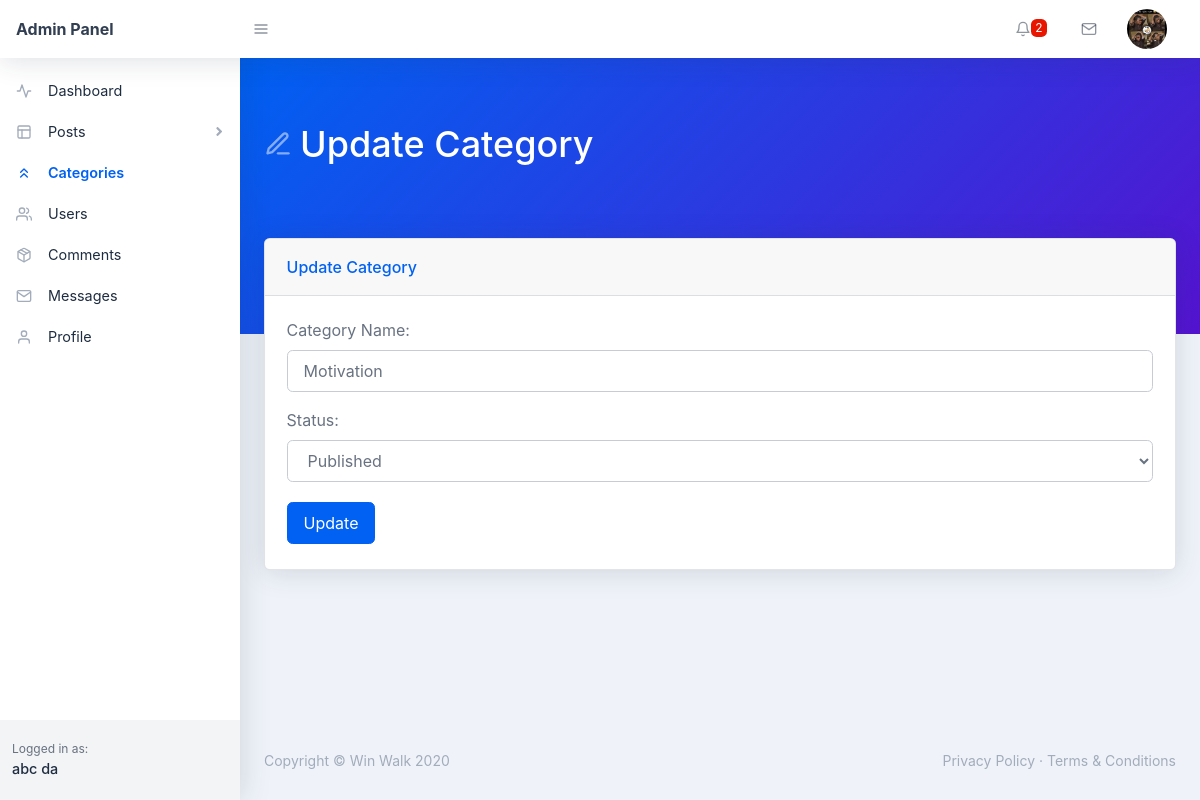
/backend/edit-category.php?id=1 (signed in), run on the app's committed database.
### tables this page shows
CREATE TABLE `users` (
  `user_id` int(11) NOT NULL,
  `user_name` varchar(255) NOT NULL,
  `user_nickname` varchar(255) NOT NULL,
  `user_email` varchar(255) NOT NULL,
  `user_password` varchar(255) NOT NULL,
  `user_photo` text NOT NULL,
  `registered_on` varchar(255) NOT NULL,
  `user_role` varchar(255) NOT NULL DEFAULT 'Subscriber'
);

CREATE TABLE `categories` (
  `category_id` int(11) NOT NULL,
  `category_name` varchar(255) NOT NULL,
  `category_total_posts` int(11) NOT NULL,
  `total_post_views` int(11) NOT NULL,
  `category_status` varchar(11) NOT NULL DEFAULT 'Published',
  `created_on` varchar(255) NOT NULL,
  `created_by` varchar(255) NOT NULL
);

### backend/edit-category.php (the view, shortened to what this page needs)
<?php require_once('./includes/header.php'); ?>
    <body class="nav-fixed">
       <?php require_once('./includes/top-navbar.php');?>
        <div id="layoutSidenav">
            <div id="layoutSidenav_nav">
                <?php
                   $curr_page = basename(__FILE__);
                   require_once('./includes/left-sidebar.php');
               ?>
            </div>
            <div id="layoutSidenav_content">
                <main>
                    <div class="page-header pb-10 page-header-dark bg-gradient-primary-to-secondary">
                        <div class="container-fluid">
                            <div class="page-header-content">
                                <h1 class="page-header-title">
                                    <div class="page-header-icon"><i data-feather="edit-3"></i></div>
                                    <span>Update Category</span>
                                </h1>
                            </div>
                        </div>
                    </div>
                  <div class="container-fluid mt-n10">
                        <div class="card mb-4">
                            <div class="card-header">Update Category</div>
                            <?php
                                $sql = "SELECT * FROM categories WHERE category_id = :id";
                                $stmt = $pdo->prepare($sql);
                                $stmt->execute([
                                    ':id' => $_GET['id']
                                ]);
                                $categories = $stmt->fetch(PDO::FETCH_ASSOC);
                                $category_title = $categories['category_name'];
                                $category_status = $categories['category_status'];
                            ?>
                            <div class="card-body">
                                <form action="edit-category.php?id=<?php echo $_GET['id']; ?>" method="POST">
                                    <div class="form-group">
                                        <label for="cat-title">Category Name:</label>
                                        <input value="<?php echo $category_title; ?>" name="category-title" class="form-control" id="cat-title" type="text" placeholder="Category Name..." />
                                    </div>
                                    <div class="form-group">
                                        <label for="cat-status">Status:</label>
                                        <select name="category-status" class="form-control" id="cat-status">
                                            <option value="Published" <?php echo $category_status=='Published'?'selected':'';  ?>>Published</option>
                                        </select>
                                    </div>
                                    <button name="update-category" class="btn btn-primary mr-2 my-1" type="submit">Update</button>
                                </form>
                            </div>
                        </div>
                    </div>
                </main>
 <?php require_once('./includes/footer.php'); ?>

### backend/includes/top-navbar.php (shortened to what this page needs)
<nav class="topnav navbar navbar-expand shadow navbar-light bg-white" id="sidenavAccordion">
    <a class="navbar-brand d-none d-sm-block" href="index.php">Admin Panel</a><button class="btn btn-icon btn-transparent-dark order-1 order-lg-0 mr-lg-2" id="sidebarToggle" href="#"><i data-feather="menu"></i></button>
    <ul class="navbar-nav align-items-center ml-auto">
        <?php
            $sql = "SELECT * FROM comments WHERE comment_state = :state";
            $stmt = $pdo->prepare($sql);
            $stmt->execute([
                ':state' => 0
            ]);
            $count_comment = $stmt->rowCount();
        ?>
        <li class="nav-item dropdown no-caret mr-3 dropdown-notifications">
            <a class="btn btn-icon btn-transparent-dark dropdown-toggle" id="navbarDropdownAlerts" href="comments.php" role="button" data-toggle="dropdown" aria-haspopup="true" aria-expanded="false">
                <i data-feather="bell"></i>
                <?php
                    if($count_comment != 0) { ?>
                        <span class="badge badge-red"><?php echo $count_comment; ?></span>
                   <?php }
                ?>
            </a>
        </li>
        <li class="nav-item dropdown no-caret mr-3 dropdown-notifications">
            <a class="btn btn-icon btn-transparent-dark dropdown-toggle" id="navbarDropdownMessages" href="#" role="button" data-toggle="dropdown" aria-haspopup="true" aria-expanded="false">
                <i data-feather="mail"></i>
            </a>
        </li>
        <?php
            if(isset($_COOKIE['_uid_'])) {
                $user_id = base64_decode($_COOKIE['_uid_']);
            } else if(isset($_SESSION['user_id'])) {
                $user_id = $_SESSION['user_id'];
            } else {
                $user_id = -1;
            }
            $sql = "SELECT * FROM users WHERE user_id = :id";
            $stmt = $pdo->prepare($sql);
            $stmt->execute([
                ':id' => $user_id
            ]);
            $user = $stmt->fetch(PDO::FETCH_ASSOC);
            $user_photo = $user['user_photo'];
        ?>
        <li class="nav-item dropdown no-caret mr-3 dropdown-user">
            <a class="btn btn-icon btn-transparent-dark dropdown-toggle" id="navbarDropdownUserImage" href="javascript:void(0);" role="button" data-toggle="dropdown" aria-haspopup="true" aria-expanded="false"><img class="img-fluid" src="./assets/img/<?php echo $user_photo; ?>"/></a>
        </li>
    </ul>
</nav>

### backend/includes/left-sidebar.php (shortened to what this page needs)
 <nav class="sidenav shadow-right sidenav-light">
        <div class="sidenav-menu">
            <div class="nav accordion" id="accordionSidenav">
                <?php
                    if ($curr_page == 'index.php') { ?>
                        <a class="nav-link collapsed pt-4 active" href="index.php">
                            <div class="nav-link-icon"><i data-feather="activity"></i></div>
                            Dashboard
                        </a>
                    <?php } else { ?>
                          <a class="nav-link collapsed pt-4 " href="index.php">
                            <div class="nav-link-icon"><i data-feather="activity"></i></div>
                            Dashboard
                        </a>
                    <?php }
                ?>
                <?php
                    if($curr_page == 'all-post.php' || $curr_page == 'new-page.php' || $curr_page == 'add-new.php' || $curr_page== 'edit-post.php') { ?>
                        <a class="nav-link" href="javascript:void(0);" data-toggle="collapse" data-target="#collapseLayouts" aria-expanded="true" aria-controls="collapseLayouts"><div class="nav-link-icon "><i data-feather="layout"></i></div>
                        Posts
                        <div class="sidenav-collapse-arrow"><i class="fas fa-angle-down"></i></div>
                        </a>
                        <div class="collapse show" id="collapseLayouts" data-parent="#accordionSidenav">
                            <nav class="sidenav-menu-nested nav accordion" id="accordionSidenavLayout">
                                <a class="nav-link" href="all-post.php">All Posts</a>
                                <a class="nav-link" href="add-new.php">Add New Post</a>
                            </nav>
                        </div>
                    <?php } else {?>
                        <a class="nav-link collapsed" href="javascript:void(0);" data-toggle="collapse" data-target="#collapseLayouts" aria-expanded="false" aria-controls="collapseLayouts"><div class="nav-link-icon"><i data-feather="layout"></i></div>
                        Posts
                        <div class="sidenav-collapse-arrow"><i class="fas fa-angle-down"></i></div>
                        </a>
                        <?php }
                ?>
                    <?php
                        if ($curr_page == 'new-category.php' || $curr_page == 'categories.php' || $curr_page == 'edit-category.php') { ?>
                            <a class="nav-link active" href="categories.php" ><div class="nav-link-icon"><i data-feather="chevrons-up"></i></div>
                        Categories
                    </a>
                      <?php  } else { ?>
                        <a class="nav-link " href="categories.php" ><div class="nav-link-icon"><i data-feather="chevrons-up"></i></div>
                        Categories
                    </a>
                      <?php }
                    ?>
                    <?php
                        if($curr_page == 'user-update.php' || $curr_page == 'new-user.php' || $curr_page == 'users.php') { ?>
                              <a class="nav-link active" href="users.php" ><div class="nav-link-icon"><i data-feather="users"></i></div>
                                Users
                                </a>
                        <?php } else { ?>
                              <a class="nav-link" href="users.php" ><div class="nav-link-icon"><i data-feather="users"></i></div>
                                    Users
                                </a>
                            <?php }
                    ?>
                    <a class="nav-link" href="comments.php" ><div class="nav-link-icon"><i data-feather="package"></i></div>
                        Comments
                    </a>
                    <?php
                        if($curr_page == 'messages.php' || $curr_page == 'reply.php' || $curr_page == 'users.php') { ?>
                             <a class="nav-link active" href="messages.php" ><div class="nav-link-icon"><i data-feather="mail"></i></div>
                        Messages
                    </a>
                        <?php } else { ?>
                             <a class="nav-link" href="messages.php" ><div class="nav-link-icon"><i data-feather="mail"></i></div>
                        Messages
                    </a>
                            <?php }
                    ?>
                    <a class="nav-link" href="profile.php" ><div class="nav-link-icon"><i data-feather="user"></i></div>
                        Profile
                    </a>
            </div>
        </div>
        <div class="sidenav-footer">
            <div class="sidenav-footer-content">
                <div class="sidenav-footer-subtitle">Logged in as:</div>
                 <?php
                    if(isset($_COOKIE['_uid_'])) {
                        $user_id = base64_decode($_COOKIE['_uid_']);
                    } else if(isset($_SESSION['user_id'])) {
                        $user_id = $_SESSION['user_id'];
                    } else {
                        $user_id = -1;
                    }
                    $sql = "SELECT * FROM users WHERE user_id = :id";
                    $stmt = $pdo->prepare($sql);
                    $stmt->execute([
                        ':id' => $user_id
                    ]);
                    $user = $stmt->fetch(PDO::FETCH_ASSOC);
                    $user_name = $user['user_name'];
                ?>
                <div class="sidenav-footer-title"><?php echo $user_name; ?></div>
            </div>
        </div>
</nav>

### data on the page
users: user_photo (picture), user_name "abc da"
categories: category-title "Motivation", category-status "Published"

### other printed values
$count_comment "2"
